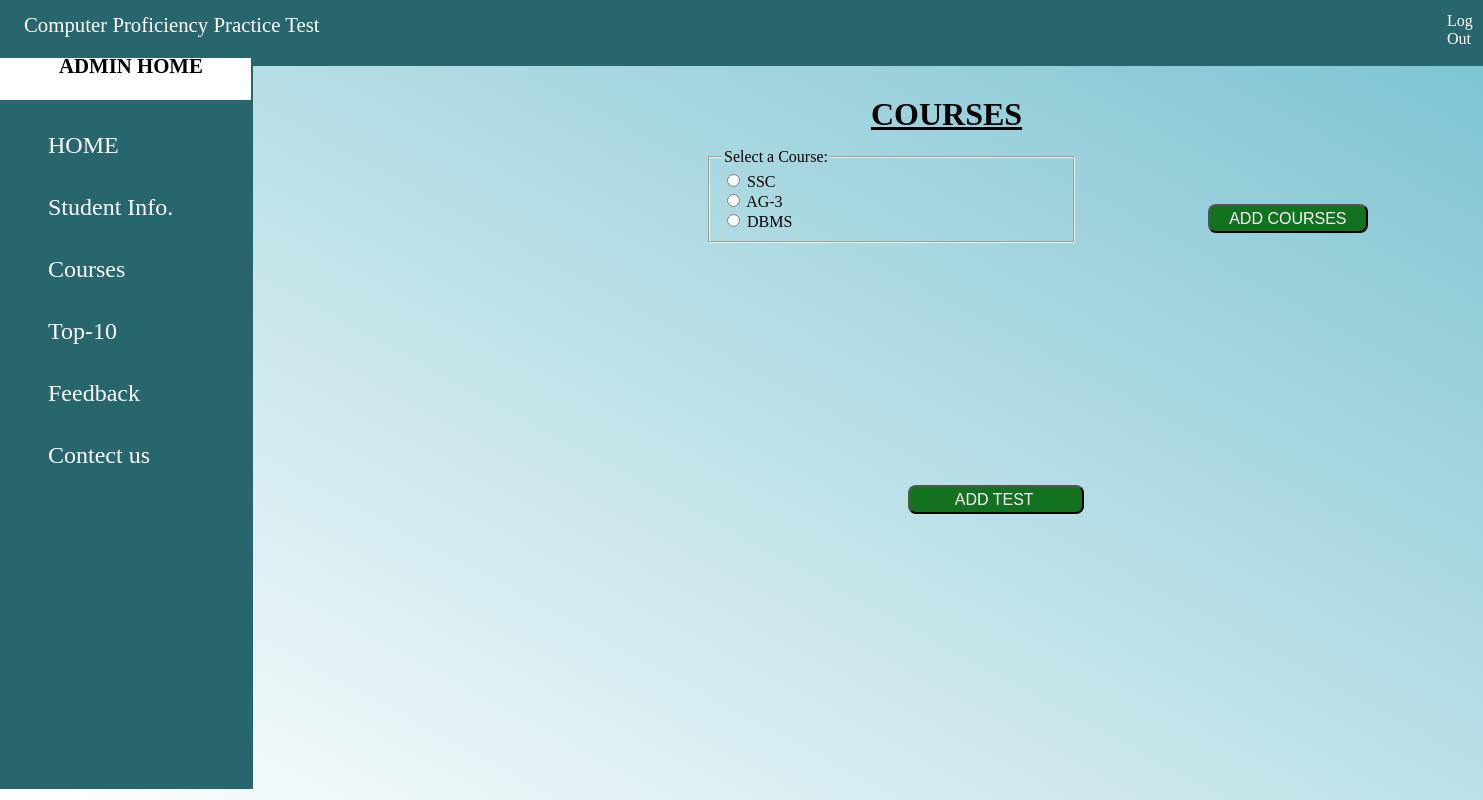
The app's page /admin_course.php with its own data.
### tables this page shows
CREATE TABLE `course_add` (
  `cno` int(20) NOT NULL,
  `cname` varchar(50) NOT NULL
);

### admin_course.php (the view, shortened to what this page needs)
<!DOCTYPE html>
<html lang="en">
<head>
       <link rel="stylesheet" href="admin_course.css">
</head>
<body>
  <div class="div" style='margin-left: -1rem; background-color: #28666e; border-bottom: white; padding: 0rem 0rem 0.5rem 0rem  '>
       <div class="name" style='color: white; margin-left: 2rem'><ion-icon name="logo-buffer" style='color: white'></ion-icon> Computer Proficiency Practice Test </div>
      <div class="log_out">  <a href="index.php" style='color: white'>  Log Out </a></div>
    </div>
 <section class="section">
<form action="admin_course.php">
    <div class="home">
      <div class="add" style='padding: 1.3rem 2rem 2.3rem 3.5rem;font-size: 1.2rem; weight: 2rem;  margin-top: 3.65rem; margin-left: -2rem ; margin-right: 7rem; background-color: white; font-size: 1.3rem; font-weight: bold; border-right: 2px solid #28666e; '>  <ion-icon class="icon" name="person-circle-outline" style='color: black'></ion-icon><div class="admin" style='color: black'> ADMIN  HOME </div></div>
      <div class="main" style='background-color: #28666e; margin-top: -1rem;  padding: 2rem 2rem 20rem 4rem; margin-left: -1rem;
    margin-right: 7rem; font-size: 1.5rem; margin-bottom: 15rem;'>
      <div class="hom"> <ion-icon name="home-outline"></ion-icon>
       <a href="ahome.php"> HOME</a>
      </div>
      <div class="student"><ion-icon name="people-outline"></ion-icon>
       <a href="admin_stu_info.php"> Student Info.</a>
     </div>
     <div class="course"><ion-icon name="book-outline"></ion-icon>
       <a href="admin_course.php"> Courses </a>
     </div>
     <div class="top"><ion-icon name="ribbon-outline"></ion-icon>
     <a href="admin_top.php">   Top-10 </a>
     </div>
     <div class="feedback"><ion-icon name="document-text-outline"></ion-icon>
       <a href="admin_feedback.php"> Feedback </a>
    </div>
      <div class="contect"><ion-icon name="help-circle-outline"></ion-icon>
      <a href="admin_contect.html"> Contect us</a>
    </div>
     </div>
   </div>
</form>
</section>
<div class="courses">
  <h1>COURSES</h1>
</div>
    <div class="sub" style="margin-top: -200px"><a href="add_course.html">
      <input type="submit" value="ADD COURSES" class="sub_add" style="margin-left: 550px; margin-top: 250px"></a>
    </div>
<form action="add_test.php" method = "POST">
<?php
      require 'connect.php';
    $query = "SELECT * FROM course_add ";
    $data = mysqli_query($conn, $query);
    $total = mysqli_num_rows($data);
    if ($total != 0) { ?>
    <div class="php" style="margin-top: -350px" >
      <?php
          $result = mysqli_fetch_all($data, MYSQLI_ASSOC);?>
    <fieldset class="field" style="margin-left: 700px;
    margin-top: 265px; margin-right: 400px">
    <legend>Select a Course:</legend>
          <?php
            foreach ($result as $res) { ?>
    <div>
      <input type="radio" id="course_<?php echo $res['cname']; ?> " name="selected_course" value="<?php echo $res['cno']; ?>">
      <label for="<?php echo $res['cname']; ?>"><?php echo $res['cname'] ?> </label>
    </div>
     <?php   } ?>
     </fieldset>
  <?php   } else {
      echo "NO record found";
    }
    ?>
       <div>
       <div class="test"><a href="add_test.html">
        <input type="submit" value="ADD TEST" class="add_test" style="padding: 0.2rem 3rem 0.2rem 2.8rem; margin-top: 270px;" name = "submit"></a>
    </div>
</div>
  </form>
</body>
</html>

### admin_course.css (style rules this page uses)
.name { margin-left: 350px; font-size: 1.3rem; margin-top: 18px; }
.log_out { margin-left: 1455px; margin-top: -25px; margin-bottom: 10px; }
.log_out a { text-decoration: none; color: white; }
.admin { margin-top: -25px; margin-left: 35px; }
.section { width: 365px; position: fixed; left: 0; top: 0; height: 100%; }
.div { border-bottom: 2px solid black; margin-top: -15px; background-color: rgb(214, 72, 72); border-top: 2px solid black; color: white; margin-right: -8px; }
.add { margin-top: -20px; }
.main { margin-top: 100px; justify-content: space-between; flex-direction: column; color: white; }
.hom { margin-bottom: 35px; }
.hom a { text-decoration: none; color: white; }
.student { margin-bottom: 35px; }
.student a { text-decoration: none; color: white; }
.course { margin-bottom: 35px; }
.course a { text-decoration: none; color: white; }
.top { margin-bottom: 35px; }
.top a { text-decoration: none; color: white; }
.feedback { margin-bottom: 35px; }
.feedback a { text-decoration: none; color: white; }
.contect a { text-decoration: none; color: white; }
.courses { justify-content: center; align-items: center; text-align: center; margin-left: 410px; margin-top: 30px; text-decoration: underline; }
.sub { margin-left: 650px; margin-top: 350px; }
.sub_add { cursor: pointer; border-radius: 8px; background-color: rgb(19, 114, 32); color: rgb(255, 255, 255); font-size: 1rem; padding: 0.2rem 1.2rem 0.2rem 1.2rem; font-weight: 600px; transition: 0.3s; }
.test { margin-left: 900px; margin-top: -28px; }
.add_test { cursor: pointer; border-radius: 8px; font-size: 1rem; background-color: rgb(19, 114, 32); color: white; padding: 0.2rem 3rem 0.2rem 2.8rem; }

### admin_course.php (style rules this page uses)
body { background: linear-gradient(to bottom left, #79c2d0 , white); background-attachment: fixed; }

### records on screen
course_add: cname "SSC"
course_add: cname "AG-3"
course_add: cname "DBMS"
